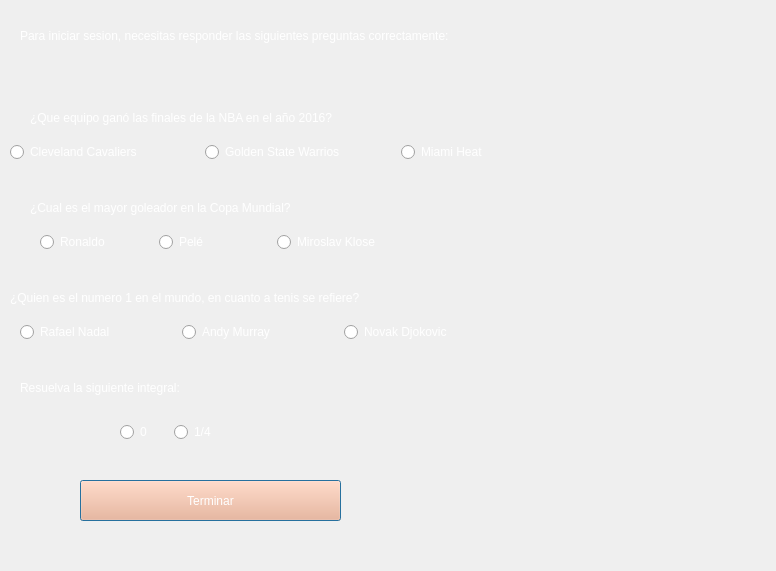
<?xml version="1.0" encoding="UTF-8"?>
<ui version="4.0">
 <class>Restriccion</class>
 <widget class="QDialog" name="Restriccion">
  <property name="geometry">
   <rect>
    <x>0</x>
    <y>0</y>
    <width>776</width>
    <height>571</height>
   </rect>
  </property>
  <property name="windowTitle">
   <string>Dialog</string>
  </property>
  <property name="styleSheet">
   <string notr="true">background-color: rgb(0, 0, 0);
backgroundColourButton-&gt;setStyleSheet(&quot;background-color: red&quot;);</string>
  </property>
  <widget class="QLabel" name="label_2">
   <property name="geometry">
    <rect>
     <x>20</x>
     <y>20</y>
     <width>721</width>
     <height>31</height>
    </rect>
   </property>
   <property name="styleSheet">
    <string notr="true">font: 12pt &quot;Algerian&quot;;
color: rgb(255, 255, 255);</string>
   </property>
   <property name="text">
    <string>Para iniciar sesion, necesitas responder las siguientes preguntas correctamente:</string>
   </property>
  </widget>
  <widget class="QLabel" name="label_3">
   <property name="geometry">
    <rect>
     <x>30</x>
     <y>110</y>
     <width>531</width>
     <height>16</height>
    </rect>
   </property>
   <property name="styleSheet">
    <string notr="true">font: 11pt &quot;Algerian&quot;;
color: rgb(255, 255, 255);</string>
   </property>
   <property name="text">
    <string>¿Que equipo ganó las finales de la NBA en el año 2016?</string>
   </property>
  </widget>
  <widget class="QLabel" name="label_4">
   <property name="geometry">
    <rect>
     <x>30</x>
     <y>200</y>
     <width>501</width>
     <height>16</height>
    </rect>
   </property>
   <property name="styleSheet">
    <string notr="true">font: 11pt &quot;Algerian&quot;;
color: rgb(255, 255, 255);</string>
   </property>
   <property name="text">
    <string>¿Cual es el mayor goleador en la Copa Mundial?</string>
   </property>
  </widget>
  <widget class="QLabel" name="label_5">
   <property name="geometry">
    <rect>
     <x>10</x>
     <y>290</y>
     <width>631</width>
     <height>16</height>
    </rect>
   </property>
   <property name="styleSheet">
    <string notr="true">font: 11pt &quot;Algerian&quot;;
color: rgb(255, 255, 255);</string>
   </property>
   <property name="text">
    <string>¿Quien es el numero 1 en el mundo, en cuanto a tenis se refiere?</string>
   </property>
  </widget>
  <widget class="QPushButton" name="pushButton">
   <property name="geometry">
    <rect>
     <x>80</x>
     <y>480</y>
     <width>261</width>
     <height>41</height>
    </rect>
   </property>
   <property name="styleSheet">
    <string notr="true">font: 16pt &quot;Algerian&quot;;
color: rgb(255, 255, 255);
background-color: rgb(255, 170, 127);</string>
   </property>
   <property name="text">
    <string>Terminar</string>
   </property>
  </widget>
  <widget class="QLabel" name="label">
   <property name="geometry">
    <rect>
     <x>20</x>
     <y>380</y>
     <width>261</width>
     <height>16</height>
    </rect>
   </property>
   <property name="styleSheet">
    <string notr="true">font: 11pt &quot;Algerian&quot;;
color: rgb(255, 255, 255);</string>
   </property>
   <property name="text">
    <string>Resuelva la siguiente integral:</string>
   </property>
  </widget>
  <widget class="QLabel" name="label_6">
   <property name="geometry">
    <rect>
     <x>290</x>
     <y>370</y>
     <width>101</width>
     <height>31</height>
    </rect>
   </property>
   <property name="styleSheet">
    <string notr="true">background-image: url(:/images/integral.png);</string>
   </property>
   <property name="text">
    <string/>
   </property>
  </widget>
  <widget class="QWidget" name="layoutWidget">
   <property name="geometry">
    <rect>
     <x>10</x>
     <y>140</y>
     <width>580</width>
     <height>25</height>
    </rect>
   </property>
   <layout class="QHBoxLayout" name="horizontalLayout">
    <item>
     <widget class="QRadioButton" name="radioButton">
      <property name="styleSheet">
       <string notr="true">font: 10pt &quot;Algerian&quot;;
color: rgb(255, 255, 255);</string>
      </property>
      <property name="text">
       <string>Cleveland Cavaliers</string>
      </property>
     </widget>
    </item>
    <item>
     <widget class="QRadioButton" name="radioButton_2">
      <property name="styleSheet">
       <string notr="true">font: 10pt &quot;Algerian&quot;;
color: rgb(255, 255, 255);</string>
      </property>
      <property name="text">
       <string>Golden State Warrios</string>
      </property>
     </widget>
    </item>
    <item>
     <widget class="QRadioButton" name="radioButton_3">
      <property name="styleSheet">
       <string notr="true">font: 10pt &quot;Algerian&quot;;
color: rgb(255, 255, 255);</string>
      </property>
      <property name="text">
       <string>Miami Heat</string>
      </property>
     </widget>
    </item>
   </layout>
  </widget>
  <widget class="QWidget" name="layoutWidget">
   <property name="geometry">
    <rect>
     <x>40</x>
     <y>230</y>
     <width>350</width>
     <height>25</height>
    </rect>
   </property>
   <layout class="QHBoxLayout" name="horizontalLayout_2">
    <item>
     <widget class="QRadioButton" name="radioButton_4">
      <property name="styleSheet">
       <string notr="true">font: 10pt &quot;Algerian&quot;;
color: rgb(255, 255, 255);</string>
      </property>
      <property name="text">
       <string>Ronaldo</string>
      </property>
     </widget>
    </item>
    <item>
     <widget class="QRadioButton" name="radioButton_5">
      <property name="styleSheet">
       <string notr="true">font: 10pt &quot;Algerian&quot;;
color: rgb(255, 255, 255);
</string>
      </property>
      <property name="text">
       <string>Pelé</string>
      </property>
     </widget>
    </item>
    <item>
     <widget class="QRadioButton" name="radioButton_6">
      <property name="styleSheet">
       <string notr="true">font: 10pt &quot;Algerian&quot;;
color: rgb(255, 255, 255);</string>
      </property>
      <property name="text">
       <string>Miroslav Klose</string>
      </property>
     </widget>
    </item>
   </layout>
  </widget>
  <widget class="QWidget" name="layoutWidget">
   <property name="geometry">
    <rect>
     <x>20</x>
     <y>320</y>
     <width>480</width>
     <height>25</height>
    </rect>
   </property>
   <layout class="QHBoxLayout" name="horizontalLayout_3">
    <item>
     <widget class="QRadioButton" name="radioButton_7">
      <property name="styleSheet">
       <string notr="true">font: 10pt &quot;Algerian&quot;;
color: rgb(255, 255, 255);
</string>
      </property>
      <property name="text">
       <string>Rafael Nadal</string>
      </property>
     </widget>
    </item>
    <item>
     <widget class="QRadioButton" name="radioButton_8">
      <property name="styleSheet">
       <string notr="true">font: 10pt &quot;Algerian&quot;;
color: rgb(255, 255, 255);
</string>
      </property>
      <property name="text">
       <string>Andy Murray</string>
      </property>
     </widget>
    </item>
    <item>
     <widget class="QRadioButton" name="radioButton_9">
      <property name="styleSheet">
       <string notr="true">font: 10pt &quot;Algerian&quot;;
color: rgb(255, 255, 255);</string>
      </property>
      <property name="text">
       <string>Novak Djokovic</string>
      </property>
     </widget>
    </item>
   </layout>
  </widget>
  <widget class="QWidget" name="layoutWidget">
   <property name="geometry">
    <rect>
     <x>120</x>
     <y>420</y>
     <width>101</width>
     <height>25</height>
    </rect>
   </property>
   <layout class="QHBoxLayout" name="horizontalLayout_4">
    <item>
     <widget class="QRadioButton" name="radioButton_10">
      <property name="styleSheet">
       <string notr="true">font: 10pt &quot;Algerian&quot;;
color: rgb(255, 255, 255);</string>
      </property>
      <property name="text">
       <string>0</string>
      </property>
     </widget>
    </item>
    <item>
     <widget class="QRadioButton" name="radioButton_11">
      <property name="styleSheet">
       <string notr="true">font: 10pt &quot;Algerian&quot;;
color: rgb(255, 255, 255);</string>
      </property>
      <property name="text">
       <string>1/4</string>
      </property>
     </widget>
    </item>
   </layout>
  </widget>
 </widget>
 <resources/>
 <connections/>
</ui>
